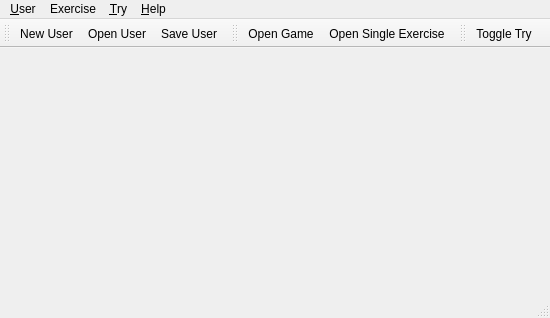
<ui version="4.0" >
 <class>MainWindow</class>
 <widget class="QMainWindow" name="MainWindow" >
  <property name="geometry" >
   <rect>
    <x>0</x>
    <y>0</y>
    <width>550</width>
    <height>318</height>
   </rect>
  </property>
  <property name="windowTitle" >
   <string>MainWindow</string>
  </property>
  <property name="windowIcon" >
   <iconset resource="icons.qrc" >
    <normaloff>:/icons/meaws.png</normaloff>:/icons/meaws.png</iconset>
  </property>
  <property name="animated" >
   <bool>false</bool>
  </property>
  <widget class="QWidget" name="centralwidget" >
   <property name="geometry" >
    <rect>
     <x>0</x>
     <y>66</y>
     <width>550</width>
     <height>230</height>
    </rect>
   </property>
   <layout class="QHBoxLayout" name="horizontalLayout" >
    <property name="margin" >
     <number>0</number>
    </property>
   </layout>
  </widget>
  <widget class="QMenuBar" name="menubar" >
   <property name="geometry" >
    <rect>
     <x>0</x>
     <y>0</y>
     <width>550</width>
     <height>22</height>
    </rect>
   </property>
   <widget class="QMenu" name="menu_User" >
    <property name="title" >
     <string>&amp;User</string>
    </property>
    <addaction name="action_New_User" />
    <addaction name="action_Open_User" />
    <addaction name="action_Save_User" />
    <addaction name="action_Save_User_As" />
    <addaction name="separator" />
    <addaction name="action_User_Info" />
    <addaction name="separator" />
    <addaction name="action_Close_User" />
    <addaction name="action_Quit_Meaws" />
   </widget>
   <widget class="QMenu" name="menu_Exercise" >
    <property name="title" >
     <string>Exercise</string>
    </property>
    <addaction name="action_Open_Game" />
    <addaction name="action_Open_Single_Exercise" />
    <addaction name="action_Close_Exercise" />
    <addaction name="separator" />
    <addaction name="action_Next_Exercise" />
    <addaction name="action_Set_Tempo" />
   </widget>
   <widget class="QMenu" name="menu_Try" >
    <property name="title" >
     <string>&amp;Try</string>
    </property>
    <addaction name="action_Toggle_Try" />
    <addaction name="separator" />
    <addaction name="action_Previous_Try" />
    <addaction name="action_Next_Try" />
    <addaction name="action_Add_Try" />
    <addaction name="action_Reset_Try" />
    <addaction name="action_Delete_Try" />
    <addaction name="separator" />
    <addaction name="action_Open_Try" />
   </widget>
   <widget class="QMenu" name="menu_Help" >
    <property name="title" >
     <string>&amp;Help</string>
    </property>
    <property name="separatorsCollapsible" >
     <bool>false</bool>
    </property>
    <addaction name="action_About_Meaws" />
    <addaction name="action_About_Qt" />
    <addaction name="action_About_Marsyas" />
   </widget>
   <addaction name="menu_User" />
   <addaction name="menu_Exercise" />
   <addaction name="menu_Try" />
   <addaction name="menu_Help" />
  </widget>
  <widget class="QStatusBar" name="statusbar" >
   <property name="geometry" >
    <rect>
     <x>0</x>
     <y>296</y>
     <width>550</width>
     <height>22</height>
    </rect>
   </property>
  </widget>
  <widget class="QToolBar" name="bar_User" >
   <property name="geometry" >
    <rect>
     <x>0</x>
     <y>22</y>
     <width>151</width>
     <height>44</height>
    </rect>
   </property>
   <property name="windowTitle" >
    <string>toolBar</string>
   </property>
   <attribute name="toolBarArea" >
    <enum>TopToolBarArea</enum>
   </attribute>
   <attribute name="toolBarBreak" >
    <bool>false</bool>
   </attribute>
   <addaction name="action_New_User" />
   <addaction name="action_Open_User" />
   <addaction name="action_Save_User" />
  </widget>
  <widget class="QToolBar" name="bar_Exercise" >
   <property name="geometry" >
    <rect>
     <x>151</x>
     <y>22</y>
     <width>105</width>
     <height>44</height>
    </rect>
   </property>
   <property name="windowTitle" >
    <string>toolBar_2</string>
   </property>
   <attribute name="toolBarArea" >
    <enum>TopToolBarArea</enum>
   </attribute>
   <attribute name="toolBarBreak" >
    <bool>false</bool>
   </attribute>
   <addaction name="action_Open_Game" />
   <addaction name="action_Open_Single_Exercise" />
  </widget>
  <widget class="QToolBar" name="bar_Try" >
   <property name="geometry" >
    <rect>
     <x>256</x>
     <y>22</y>
     <width>294</width>
     <height>44</height>
    </rect>
   </property>
   <property name="windowTitle" >
    <string>toolBar_4</string>
   </property>
   <attribute name="toolBarArea" >
    <enum>TopToolBarArea</enum>
   </attribute>
   <attribute name="toolBarBreak" >
    <bool>false</bool>
   </attribute>
   <addaction name="action_Toggle_Try" />
  </widget>
  <action name="action_New_User" >
   <property name="icon" >
    <iconset resource="icons.qrc" >
     <normaloff>:/icons/new.png</normaloff>:/icons/new.png</iconset>
   </property>
   <property name="text" >
    <string>&amp;New User</string>
   </property>
   <property name="shortcut" >
    <string>Ctrl+N</string>
   </property>
  </action>
  <action name="action_Open_User" >
   <property name="icon" >
    <iconset resource="icons.qrc" >
     <normaloff>:/icons/open-user.png</normaloff>:/icons/open-user.png</iconset>
   </property>
   <property name="text" >
    <string>&amp;Open User</string>
   </property>
   <property name="shortcut" >
    <string>Ctrl+O</string>
   </property>
  </action>
  <action name="action_Save_User" >
   <property name="icon" >
    <iconset resource="icons.qrc" >
     <normaloff>:/icons/save.png</normaloff>:/icons/save.png</iconset>
   </property>
   <property name="text" >
    <string>&amp;Save User</string>
   </property>
   <property name="shortcut" >
    <string>Ctrl+S</string>
   </property>
  </action>
  <action name="action_Save_User_As" >
   <property name="text" >
    <string>Save User &amp;As</string>
   </property>
  </action>
  <action name="action_User_Info" >
   <property name="text" >
    <string>&amp;User Info</string>
   </property>
   <property name="shortcut" >
    <string>Ctrl+U</string>
   </property>
  </action>
  <action name="action_Close_User" >
   <property name="text" >
    <string>&amp;Close User</string>
   </property>
   <property name="shortcut" >
    <string>Ctrl+W</string>
   </property>
  </action>
  <action name="action_About_Qt" >
   <property name="text" >
    <string>About &amp;Qt</string>
   </property>
  </action>
  <action name="action_About_Meaws" >
   <property name="text" >
    <string>About Meaws</string>
   </property>
  </action>
  <action name="action_About_Marsyas" >
   <property name="text" >
    <string>About Marsyas</string>
   </property>
   <property name="menuRole" >
    <enum>QAction::ApplicationSpecificRole</enum>
   </property>
  </action>
  <action name="action_Using_Meaws" >
   <property name="text" >
    <string>Using Meaws</string>
   </property>
   <property name="shortcut" >
    <string>Ctrl+?</string>
   </property>
  </action>
  <action name="action_Open_Game" >
   <property name="icon" >
    <iconset resource="icons.qrc" >
     <normaloff>:/icons/open-game.png</normaloff>:/icons/open-game.png</iconset>
   </property>
   <property name="text" >
    <string>Open &amp;Game</string>
   </property>
   <property name="shortcut" >
    <string>Ctrl+G</string>
   </property>
  </action>
  <action name="action_Open_Single_Exercise" >
   <property name="icon" >
    <iconset resource="icons.qrc" >
     <normaloff>:/icons/open-exercise.png</normaloff>:/icons/open-exercise.png</iconset>
   </property>
   <property name="text" >
    <string>Open &amp;Single Exercise</string>
   </property>
   <property name="shortcut" >
    <string>Ctrl+E</string>
   </property>
  </action>
  <action name="action_Toggle_Try" >
   <property name="icon" >
    <iconset resource="icons.qrc" >
     <normaloff>:/icons/player_play.png</normaloff>:/icons/player_play.png</iconset>
   </property>
   <property name="text" >
    <string>&amp;Toggle Try</string>
   </property>
   <property name="shortcut" >
    <string>Space</string>
   </property>
  </action>
  <action name="action_Next_Exercise" >
   <property name="text" >
    <string>&amp;Next Exercise</string>
   </property>
   <property name="shortcut" >
    <string>Return</string>
   </property>
  </action>
  <action name="action_Previous_Try" >
   <property name="text" >
    <string>Previous Try</string>
   </property>
   <property name="shortcut" >
    <string>Up</string>
   </property>
  </action>
  <action name="action_Next_Try" >
   <property name="text" >
    <string>Next Try</string>
   </property>
   <property name="shortcut" >
    <string>Down</string>
   </property>
  </action>
  <action name="action_Add_Try" >
   <property name="text" >
    <string>Add Try</string>
   </property>
   <property name="shortcut" >
    <string>A</string>
   </property>
  </action>
  <action name="action_Reset_Try" >
   <property name="text" >
    <string>Reset Try</string>
   </property>
  </action>
  <action name="action_Delete_Try" >
   <property name="text" >
    <string>Delete Try</string>
   </property>
   <property name="shortcut" >
    <string>D</string>
   </property>
  </action>
  <action name="action_Open_Try" >
   <property name="text" >
    <string>Open Try</string>
   </property>
  </action>
  <action name="action_Set_Tempo" >
   <property name="text" >
    <string>Set Tempo</string>
   </property>
  </action>
  <action name="action_Quit_Meaws" >
   <property name="text" >
    <string>&amp;Quit Meaws</string>
   </property>
   <property name="shortcut" >
    <string>Ctrl+Q</string>
   </property>
  </action>
  <action name="action_Close_Exercise" >
   <property name="text" >
    <string>Close Game</string>
   </property>
  </action>
 </widget>
 <resources>
  <include location="icons.qrc" />
 </resources>
 <connections/>
</ui>
